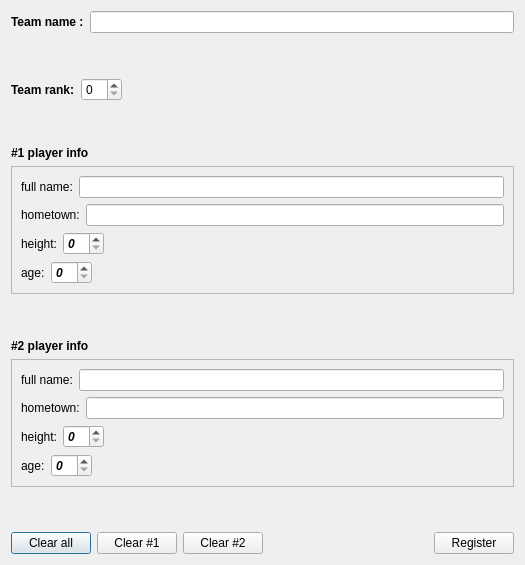
<?xml version="1.0" encoding="UTF-8"?>
<ui version="4.0">
 <class>TeamRegistration</class>
 <widget class="QDialog" name="TeamRegistration">
  <property name="geometry">
   <rect>
    <x>0</x>
    <y>0</y>
    <width>525</width>
    <height>565</height>
   </rect>
  </property>
  <property name="windowTitle">
   <string>Dialog</string>
  </property>
  <layout class="QVBoxLayout" name="verticalLayout_8">
   <item>
    <layout class="QVBoxLayout" name="verticalLayout_7">
     <item>
      <layout class="QHBoxLayout" name="horizontalLayout_3">
       <item>
        <widget class="QLabel" name="label">
         <property name="font">
          <font>
           <bold>true</bold>
          </font>
         </property>
         <property name="text">
          <string>Team name :</string>
         </property>
        </widget>
       </item>
       <item>
        <widget class="QLineEdit" name="teamNameLine">
         <property name="minimumSize">
          <size>
           <width>350</width>
           <height>0</height>
          </size>
         </property>
         <property name="font">
          <font>
           <italic>true</italic>
           <bold>true</bold>
          </font>
         </property>
        </widget>
       </item>
      </layout>
     </item>
     <item>
      <spacer name="verticalSpacer">
       <property name="orientation">
        <enum>Qt::Vertical</enum>
       </property>
       <property name="sizeHint" stdset="0">
        <size>
         <width>20</width>
         <height>17</height>
        </size>
       </property>
      </spacer>
     </item>
     <item>
      <layout class="QHBoxLayout" name="horizontalLayout_4">
       <item>
        <widget class="QLabel" name="label_2">
         <property name="font">
          <font>
           <bold>true</bold>
          </font>
         </property>
         <property name="text">
          <string>Team rank:</string>
         </property>
        </widget>
       </item>
       <item>
        <widget class="QSpinBox" name="teamRankSpinBox"/>
       </item>
       <item>
        <spacer name="horizontalSpacer">
         <property name="orientation">
          <enum>Qt::Horizontal</enum>
         </property>
         <property name="sizeHint" stdset="0">
          <size>
           <width>288</width>
           <height>20</height>
          </size>
         </property>
        </spacer>
       </item>
      </layout>
     </item>
     <item>
      <spacer name="verticalSpacer_2">
       <property name="orientation">
        <enum>Qt::Vertical</enum>
       </property>
       <property name="sizeHint" stdset="0">
        <size>
         <width>20</width>
         <height>17</height>
        </size>
       </property>
      </spacer>
     </item>
     <item>
      <layout class="QVBoxLayout" name="verticalLayout_3">
       <item>
        <widget class="QLabel" name="label_3">
         <property name="font">
          <font>
           <bold>true</bold>
          </font>
         </property>
         <property name="text">
          <string>#1 player info</string>
         </property>
        </widget>
       </item>
       <item>
        <widget class="QFrame" name="frame">
         <property name="frameShape">
          <enum>QFrame::StyledPanel</enum>
         </property>
         <property name="frameShadow">
          <enum>QFrame::Raised</enum>
         </property>
         <layout class="QVBoxLayout" name="verticalLayout_2">
          <item>
           <layout class="QVBoxLayout" name="verticalLayout">
            <item>
             <layout class="QHBoxLayout" name="horizontalLayout">
              <item>
               <widget class="QLabel" name="label_4">
                <property name="text">
                 <string>full name:</string>
                </property>
               </widget>
              </item>
              <item>
               <widget class="QLineEdit" name="firstPlayerNameLine">
                <property name="minimumSize">
                 <size>
                  <width>350</width>
                  <height>0</height>
                 </size>
                </property>
                <property name="baseSize">
                 <size>
                  <width>350</width>
                  <height>0</height>
                 </size>
                </property>
                <property name="font">
                 <font>
                  <italic>true</italic>
                  <bold>true</bold>
                 </font>
                </property>
               </widget>
              </item>
             </layout>
            </item>
            <item>
             <layout class="QHBoxLayout" name="horizontalLayout_2">
              <item>
               <widget class="QLabel" name="label_5">
                <property name="text">
                 <string>hometown:</string>
                </property>
               </widget>
              </item>
              <item>
               <widget class="QLineEdit" name="firstPlayerCityLine">
                <property name="minimumSize">
                 <size>
                  <width>350</width>
                  <height>0</height>
                 </size>
                </property>
                <property name="font">
                 <font>
                  <italic>true</italic>
                  <bold>true</bold>
                 </font>
                </property>
               </widget>
              </item>
             </layout>
            </item>
            <item>
             <layout class="QHBoxLayout" name="horizontalLayout_5">
              <item>
               <widget class="QLabel" name="label_6">
                <property name="text">
                 <string>height:</string>
                </property>
               </widget>
              </item>
              <item>
               <widget class="QSpinBox" name="firstPlayerHeightSpinBox">
                <property name="font">
                 <font>
                  <italic>true</italic>
                  <bold>true</bold>
                 </font>
                </property>
               </widget>
              </item>
              <item>
               <spacer name="horizontalSpacer_2">
                <property name="orientation">
                 <enum>Qt::Horizontal</enum>
                </property>
                <property name="sizeHint" stdset="0">
                 <size>
                  <width>308</width>
                  <height>20</height>
                 </size>
                </property>
               </spacer>
              </item>
             </layout>
            </item>
            <item>
             <layout class="QHBoxLayout" name="horizontalLayout_6">
              <item>
               <widget class="QLabel" name="label_7">
                <property name="text">
                 <string>age:</string>
                </property>
               </widget>
              </item>
              <item>
               <widget class="QSpinBox" name="firstPlayerAgeSpinBox">
                <property name="font">
                 <font>
                  <italic>true</italic>
                  <bold>true</bold>
                 </font>
                </property>
               </widget>
              </item>
              <item>
               <spacer name="horizontalSpacer_3">
                <property name="orientation">
                 <enum>Qt::Horizontal</enum>
                </property>
                <property name="sizeHint" stdset="0">
                 <size>
                  <width>308</width>
                  <height>20</height>
                 </size>
                </property>
               </spacer>
              </item>
             </layout>
            </item>
           </layout>
          </item>
         </layout>
        </widget>
       </item>
      </layout>
     </item>
     <item>
      <spacer name="verticalSpacer_3">
       <property name="orientation">
        <enum>Qt::Vertical</enum>
       </property>
       <property name="sizeHint" stdset="0">
        <size>
         <width>20</width>
         <height>17</height>
        </size>
       </property>
      </spacer>
     </item>
     <item>
      <layout class="QVBoxLayout" name="verticalLayout_5">
       <item>
        <widget class="QLabel" name="label_8">
         <property name="font">
          <font>
           <bold>true</bold>
          </font>
         </property>
         <property name="text">
          <string>#2 player info</string>
         </property>
        </widget>
       </item>
       <item>
        <widget class="QFrame" name="frame_2">
         <property name="frameShape">
          <enum>QFrame::StyledPanel</enum>
         </property>
         <property name="frameShadow">
          <enum>QFrame::Raised</enum>
         </property>
         <layout class="QVBoxLayout" name="verticalLayout_4">
          <item>
           <layout class="QVBoxLayout" name="verticalLayout_6">
            <item>
             <layout class="QHBoxLayout" name="horizontalLayout_7">
              <item>
               <widget class="QLabel" name="label_9">
                <property name="text">
                 <string>full name:</string>
                </property>
               </widget>
              </item>
              <item>
               <widget class="QLineEdit" name="secPlayerNameLine">
                <property name="minimumSize">
                 <size>
                  <width>350</width>
                  <height>0</height>
                 </size>
                </property>
                <property name="baseSize">
                 <size>
                  <width>350</width>
                  <height>0</height>
                 </size>
                </property>
                <property name="font">
                 <font>
                  <italic>true</italic>
                  <bold>true</bold>
                 </font>
                </property>
               </widget>
              </item>
             </layout>
            </item>
            <item>
             <layout class="QHBoxLayout" name="horizontalLayout_8">
              <item>
               <widget class="QLabel" name="label_10">
                <property name="text">
                 <string>hometown:</string>
                </property>
               </widget>
              </item>
              <item>
               <widget class="QLineEdit" name="secPlayerCityLine">
                <property name="minimumSize">
                 <size>
                  <width>350</width>
                  <height>0</height>
                 </size>
                </property>
                <property name="font">
                 <font>
                  <italic>true</italic>
                  <bold>true</bold>
                 </font>
                </property>
               </widget>
              </item>
             </layout>
            </item>
            <item>
             <layout class="QHBoxLayout" name="horizontalLayout_9">
              <item>
               <widget class="QLabel" name="label_11">
                <property name="text">
                 <string>height:</string>
                </property>
               </widget>
              </item>
              <item>
               <widget class="QSpinBox" name="secPlayerHeightSpinBox">
                <property name="font">
                 <font>
                  <italic>true</italic>
                  <bold>true</bold>
                 </font>
                </property>
               </widget>
              </item>
              <item>
               <spacer name="horizontalSpacer_4">
                <property name="orientation">
                 <enum>Qt::Horizontal</enum>
                </property>
                <property name="sizeHint" stdset="0">
                 <size>
                  <width>308</width>
                  <height>20</height>
                 </size>
                </property>
               </spacer>
              </item>
             </layout>
            </item>
            <item>
             <layout class="QHBoxLayout" name="horizontalLayout_10">
              <item>
               <widget class="QLabel" name="label_12">
                <property name="text">
                 <string>age:</string>
                </property>
               </widget>
              </item>
              <item>
               <widget class="QSpinBox" name="secPlayerAgeSpinBox">
                <property name="font">
                 <font>
                  <italic>true</italic>
                  <bold>true</bold>
                 </font>
                </property>
               </widget>
              </item>
              <item>
               <spacer name="horizontalSpacer_5">
                <property name="orientation">
                 <enum>Qt::Horizontal</enum>
                </property>
                <property name="sizeHint" stdset="0">
                 <size>
                  <width>308</width>
                  <height>20</height>
                 </size>
                </property>
               </spacer>
              </item>
             </layout>
            </item>
           </layout>
          </item>
         </layout>
        </widget>
       </item>
      </layout>
     </item>
     <item>
      <spacer name="verticalSpacer_4">
       <property name="orientation">
        <enum>Qt::Vertical</enum>
       </property>
       <property name="sizeHint" stdset="0">
        <size>
         <width>20</width>
         <height>17</height>
        </size>
       </property>
      </spacer>
     </item>
     <item>
      <layout class="QHBoxLayout" name="horizontalLayout_11">
       <item>
        <widget class="QPushButton" name="clearAllButton">
         <property name="text">
          <string>Clear all</string>
         </property>
        </widget>
       </item>
       <item>
        <widget class="QPushButton" name="clearPlayer_1Button">
         <property name="text">
          <string>Clear #1</string>
         </property>
        </widget>
       </item>
       <item>
        <widget class="QPushButton" name="clearPlayer_2Button">
         <property name="text">
          <string>Clear #2</string>
         </property>
        </widget>
       </item>
       <item>
        <spacer name="horizontalSpacer_6">
         <property name="orientation">
          <enum>Qt::Horizontal</enum>
         </property>
         <property name="sizeHint" stdset="0">
          <size>
           <width>40</width>
           <height>20</height>
          </size>
         </property>
        </spacer>
       </item>
       <item>
        <widget class="QPushButton" name="registerButton">
         <property name="text">
          <string>Register</string>
         </property>
        </widget>
       </item>
      </layout>
     </item>
    </layout>
   </item>
  </layout>
 </widget>
 <resources/>
 <connections/>
</ui>
